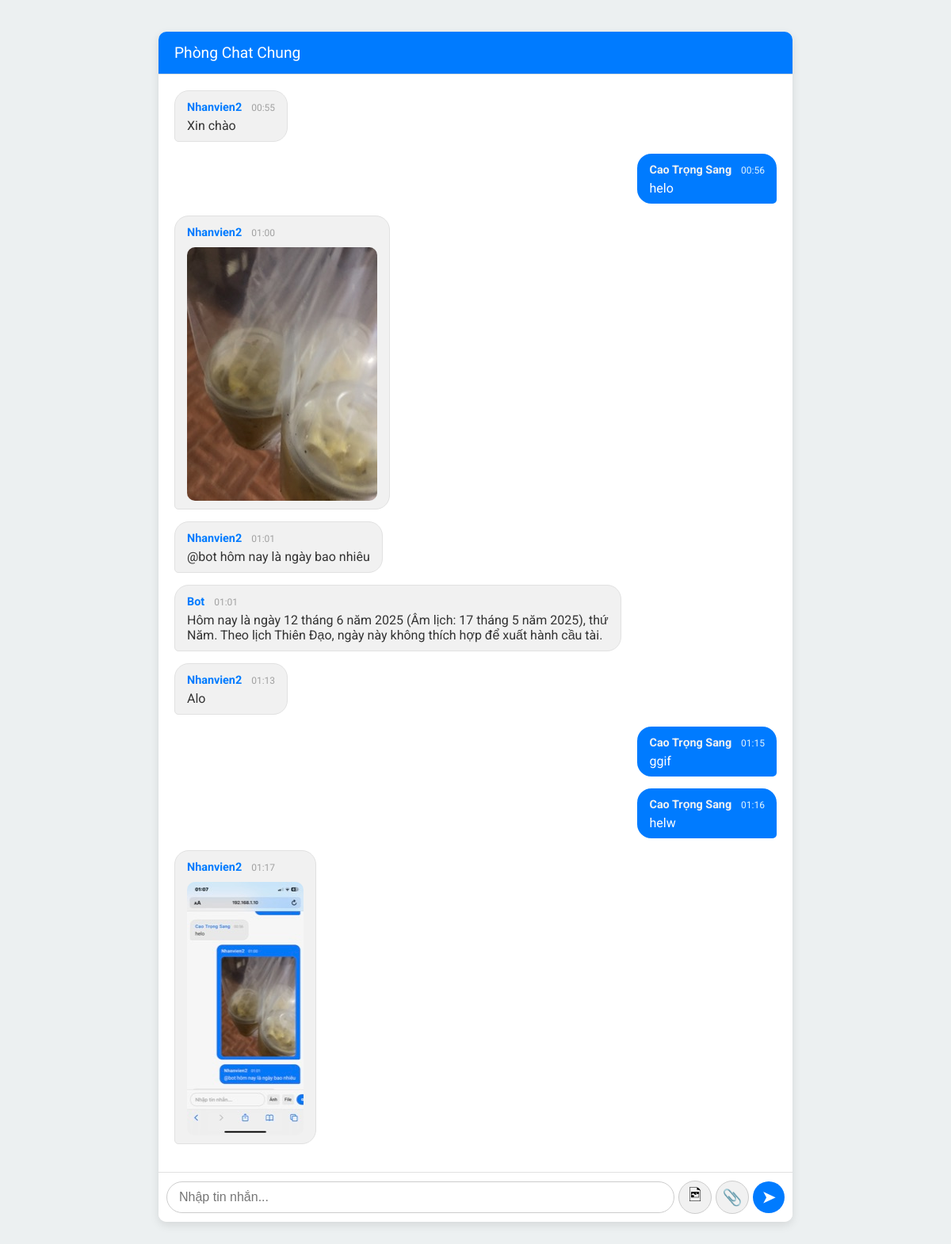
The page /chat (signed in) on the database its author committed.
### tables this page shows
CREATE TABLE chat (
    id INTEGER PRIMARY KEY AUTOINCREMENT,
    username TEXT NOT NULL,
    message TEXT,
    image_path TEXT,
    file_path TEXT,
    timestamp DATETIME DEFAULT CURRENT_TIMESTAMP
);

### app.py (the view)
@app.route('/chat')
def chat():
    if 'username' not in session: return redirect(url_for('login'))
    db = get_db()
    latest_announcement = db.execute('SELECT * FROM announcements ORDER BY created_at DESC LIMIT 1').fetchone()
    return render_template('chat.html', username=session['username'], messages=process_messages_timestamps(db.execute('SELECT * FROM chat ORDER BY timestamp ASC').fetchall()), announcement=latest_announcement)

### app.py (called while the page is built)
def get_db():
    if 'db' not in g:
        g.db = sqlite3.connect(app.config['DATABASE'])
        g.db.row_factory = sqlite3.Row
    return g.db

@app.teardown_appcontext
def close_connection(exception):
    db = g.pop('db', None)
    if db is not None: db.close()

def process_messages_timestamps(raw_messages):
    messages = []
    local_tz = timezone(timedelta(hours=7))
    for msg in raw_messages:
        msg_dict = dict(msg)
        if msg_dict.get('timestamp'):
            try:
                utc_dt_naive = datetime.strptime(msg_dict['timestamp'], '%Y-%m-%d %H:%M:%S')
                utc_dt_aware = utc_dt_naive.replace(tzinfo=timezone.utc)
                local_dt = utc_dt_aware.astimezone(local_tz)
                msg_dict['timestamp'] = local_dt
            except (ValueError, TypeError):
                msg_dict['timestamp'] = None
        messages.append(msg_dict)
    return messages

### templates/chat.html (shortened to what this page needs)
<!DOCTYPE html>
<html lang="vi">
<head>
</head>
<body>
  <div class="container">
    <div class="header">
        Phòng Chat Chung
    </div>
    <div id="messages">
      {% for msg in messages %}
        <div class="message-container {% if msg.username == username %}sent{% else %}received{% endif %}">
            <div class="message {% if msg.username == username %}sent{% else %}received{% endif %}">
              <div class="message-header">
                <strong>{{ msg.username }}</strong>
                <span class="timestamp">{{ msg.timestamp.strftime('%H:%M') if msg.timestamp else '' }}</span>
              </div>
              {% if msg.message %}<p>{{ msg.message }}</p>{% endif %}
              {% if msg.image_path %}<img src="{{ msg.image_path }}" alt="ảnh">{% endif %}
            </div>
        </div>
      {% endfor %}
    </div>
    <form id="chat-form">
      <input type="text" id="message" placeholder="Nhập tin nhắn..." autocomplete="off" />
      <label for="image" title="Gửi ảnh" class="file-label">&#128443;&#xFE0F;</label> <input type="file" id="image" name="image" accept="image/*"/>
      <label for="file" title="Gửi file" class="file-label">&#128206;</label> <input type="file" id="file" name="file"/>
      <button type="submit" title="Gửi">&#10148;</button> </form>
  </div>
</body>
</html>

### templates/chat.html (style rules this page uses)
body { font-family: 'Roboto', sans-serif; background: #ecf0f1; margin: 0; padding: 0; }
.container { max-width: 800px; margin: 40px auto; background: white; border-radius: 10px; box-shadow: 0 4px 12px rgba(0,0,0,0.1); overflow: hidden; display: flex; flex-direction: column; height: calc(100vh - 80px); }
.header { background-color: #007bff; color: white; padding: 15px 20px; font-size: 1.2em; border-bottom: 1px solid #ddd; }
#messages { padding: 20px; overflow-y: auto; background-color: #fff; flex-grow: 1; }
.message-container { display: flex; margin-bottom: 15px; }
.message-container.sent { justify-content: flex-end; }
.message-container.received { justify-content: flex-start; }
.message { max-width: 70%; padding: 10px 15px; border-radius: 18px; word-wrap: break-word; position: relative; }
.message.sent { background-color: #007bff; color: white; border-radius: 18px 18px 5px 18px; }
.message.sent strong { color: #f1f1f1; }
.message.received { background-color: #f1f1f1; color: #333; border: 1px solid #e1e1e1; border-radius: 18px 18px 18px 5px; }
.message.received strong { color: #007bff; }
.message-header { margin-bottom: 5px; }
.message-header strong { font-size: 0.9em; }
.message-header .timestamp { font-size: 0.75em; color: #a1a1a1; margin-left: 8px; }
.message.sent .timestamp { color: #e1f5fe; }
.message p { margin: 0; }
.message img { margin-top: 10px; max-width: 100%; border-radius: 10px; display: block; }
form#chat-form { display: flex; gap: 5px; padding: 10px; background: #fff; border-top: 1px solid #e1e1e1; align-items: center; }
#message { flex-grow: 1; border: 1px solid #ccc; border-radius: 20px; padding: 10px 15px; font-size: 16px; }
.file-label, form#chat-form button { display: flex; justify-content: center; align-items: center; width: 40px; height: 40px; border-radius: 50%; cursor: pointer; font-size: 20px; flex-shrink: 0; transition: background-color 0.2s; }
.file-label { background-color: #f1f1f1; border: 1px solid #ccc; }
form#chat-form button { background-color: #007bff; border: none; color: white; font-weight: bold; }

### rows shown on the page
chat: username "Nhanvien2", timestamp "00:55", message "Xin chào"
chat: username "Cao Trọng Sang", timestamp "00:56", message "helo"
chat: username "Nhanvien2", timestamp "01:00", image_path (picture)
chat: username "Nhanvien2", timestamp "01:01", message "@bot hôm nay là ngày bao nhiêu"
chat: username "Bot", timestamp "01:01", message "Hôm nay là ngày 12 tháng 6 năm 2025 (Âm lịch: 17 tháng 5 năm 2025), thứ Năm. Theo lịch Thiên Đạo, ngày này không thích hợp để xuất hành cầu tài."
chat: username "Nhanvien2", timestamp "01:13", message "Alo"
chat: username "Cao Trọng Sang", timestamp "01:15", message "ggif"
chat: username "Cao Trọng Sang", timestamp "01:16", message "helw"
chat: username "Nhanvien2", timestamp "01:17", image_path (picture)
